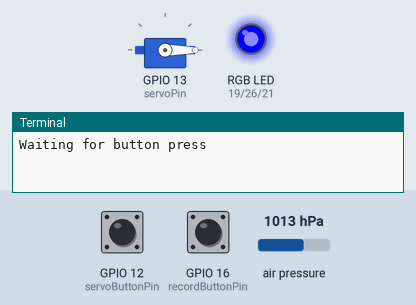
The program below on a simulated Raspberry Pi (BCM pin numbers). Parts: servo, an RGB LED mixed from three pins (HIGH = lit), the last lines printed to the terminal. The test bench sets the inputs (shaded band); at power-on: GPIO 16 (recordButtonPin) HIGH, GPIO 12 (servoButtonPin) HIGH, air pressure 1013 hPa. The clock reads 2024-03-15 10:24:30 at power-on unless the program sets it; files the program writes start out absent; servo angles are drawn from the pulse width (0.5 ms = 0°, 2.5 ms = 180°).

Above: at 1.2 s.
1.3 s: GPIO 16 (recordButtonPin) pulled LOW for 0.15 s
At 1.8 s:
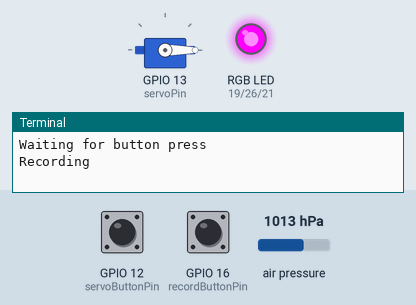
2.9 s: GPIO 16 (recordButtonPin) pulled LOW for 1 s
At 3.16 s:
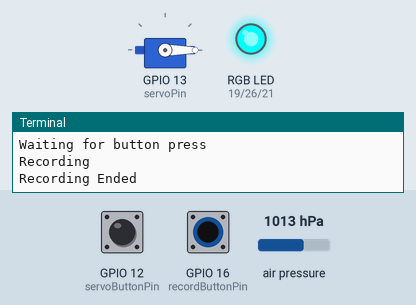
5.4 s: GPIO 16 (recordButtonPin) pulled LOW for 3.2 s
At 6.2 s:
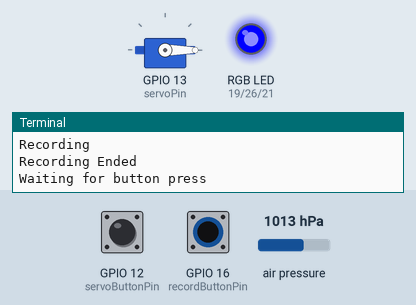
Timing chart, 0 to 10.1 s (numbered marks = the images above; inputs shaded):
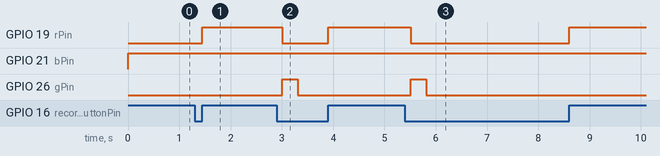

Measured:
- after the input at 1.3 s, GPIO 19 (rPin): LOW → HIGH after 0.15 s
- after the input at 2.9 s, GPIO 19 (rPin): HIGH → LOW after 0.11 s, → HIGH 0.89 s later; GPIO 26 (gPin): LOW → HIGH after 0.11 s, → LOW 0.30 s later
- after the input at 5.4 s, GPIO 19 (rPin): HIGH → LOW after 0.11 s, → HIGH 3.1 s later; GPIO 26 (gPin): LOW → HIGH after 0.11 s, → LOW 0.30 s later

The program:

CSVRecorder.py
```python
import board
import adafruit_mpl3115a2
#import Adafruit_LSM303
import RPi.GPIO as GPIO
from datetime import datetime, timedelta, timezone
import csv
import os
from time import sleep

i2c = board.I2C()
altimeter = adafruit_mpl3115a2.MPL3115A2(i2c, address=0x60)
altimeter.sealevel_pressure = 102250

#lsm303 = Adafruit_LSM303.LSM303()

recordButtonPin = 16
servoButtonPin = 12
servoPin = 13
rPin, gPin, bPin = 19, 26, 21
GPIO.setwarnings(False)
GPIO.setmode(GPIO.BCM)
GPIO.setup(recordButtonPin, GPIO.IN, pull_up_down=GPIO.PUD_UP)
GPIO.setup(servoButtonPin, GPIO.IN, pull_up_down=GPIO.PUD_UP)
GPIO.setup(rPin, GPIO.OUT)
GPIO.setup(gPin, GPIO.OUT)
GPIO.setup(bPin, GPIO.OUT)
GPIO.setup(servoPin, GPIO.OUT)
servo = GPIO.PWM(servoPin, 50)
openCycle = 2.5
closedCycle = 12.5
servoIsOpen = True
servo.start(openCycle)

est = timezone(timedelta(hours = -5)) # Creates est timezone 5:00 behind utc

red = (0, 1, 1)
yellow = (0, 0, 1)
green = (1, 0, 1)
blue = (1, 1, 0)
def setLED(rgb):
  GPIO.output(rPin, int(rgb[0]))
  GPIO.output(gPin, int(rgb[1]))
  GPIO.output(bPin, int(rgb[2]))

while True:
  setLED(yellow)
  print("Waiting for button press")
  while GPIO.input(recordButtonPin): # Waits for a button press
    if not GPIO.input(servoButtonPin):
      if servoIsOpen:
        servo.ChangeDutyCycle(closedCycle)
        servoIsOpen = False
        sleep(.1)
      elif not servoIsOpen:
        servo.ChangeDutyCycle(openCycle)
        servoIsOpen = True
        sleep(.1)
      while not GPIO.input(servoButtonPin):
        pass # Wait for button release
  while not GPIO.input(recordButtonPin): # Then a button release to start recording
    pass
  print("Recording")
  setLED(green)
  sleep(.2)
  servoOpened = False
  flightData = []
  alt = altimeter.altitude
  maxAlt = alt
  startAlt = alt
  startTime = datetime.now(est)
  csvPath = startTime.strftime("/home/pi/Documents/Pi-in-the-Sky/Raspberry_Pi/CSVData/%m-%d-%Y_%H:%M_barometerdata.csv")
  while GPIO.input(recordButtonPin): # Records until button pressed
    curTime = datetime.now(est)
    lastAlt = alt
    alt = altimeter.altitude
    if alt > maxAlt:
      maxAlt = alt
    if alt + 2 < maxAlt and alt > startAlt + 6:
      servo.ChangeDutyCycle(openCycle)
      servoOpened = True
      setLED(blue)
    secFromStart = (curTime-startTime).total_seconds()
    flightData.append([curTime, secFromStart, alt, servoOpened])

  with open(csvPath, 'w') as f:
    writer = csv.writer(f)
    writer.writerow(['timestamp', 'seconds from start', 'altitude', 'servo position'])
    writer.writerows(flightData)
  setLED(red)
  print("Recording Ended")
  sleep(.3)
```
